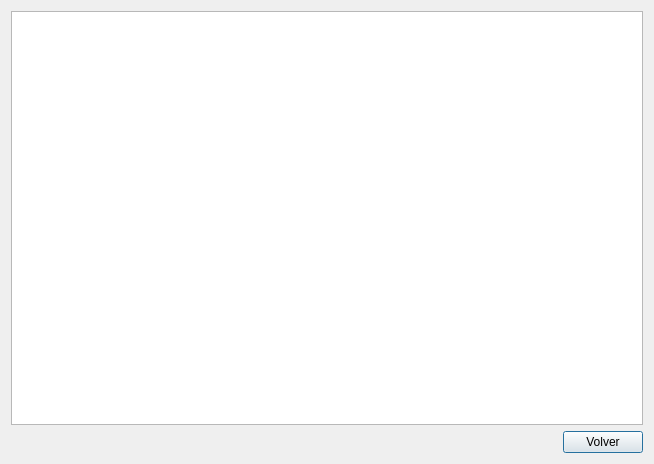
<?xml version="1.0" encoding="UTF-8"?>
<ui version="4.0">
 <class>Dialog</class>
 <widget class="QDialog" name="Dialog">
  <property name="geometry">
   <rect>
    <x>0</x>
    <y>0</y>
    <width>654</width>
    <height>464</height>
   </rect>
  </property>
  <property name="windowTitle">
   <string>Productos en su nueva Compra</string>
  </property>
  <layout class="QVBoxLayout" name="verticalLayout_2">
   <item>
    <layout class="QVBoxLayout" name="verticalLayout">
     <item>
      <widget class="QTableView" name="table_productos"/>
     </item>
     <item>
      <layout class="QHBoxLayout" name="horizontalLayout">
       <item>
        <spacer name="horizontalSpacer">
         <property name="orientation">
          <enum>Qt::Horizontal</enum>
         </property>
         <property name="sizeHint" stdset="0">
          <size>
           <width>388</width>
           <height>20</height>
          </size>
         </property>
        </spacer>
       </item>
       <item>
        <widget class="QPushButton" name="btn_agregar">
         <property name="text">
          <string>Volver</string>
         </property>
        </widget>
       </item>
      </layout>
     </item>
    </layout>
   </item>
  </layout>
 </widget>
 <tabstops>
  <tabstop>btn_agregar</tabstop>
  <tabstop>table_productos</tabstop>
 </tabstops>
 <resources/>
 <connections/>
</ui>
